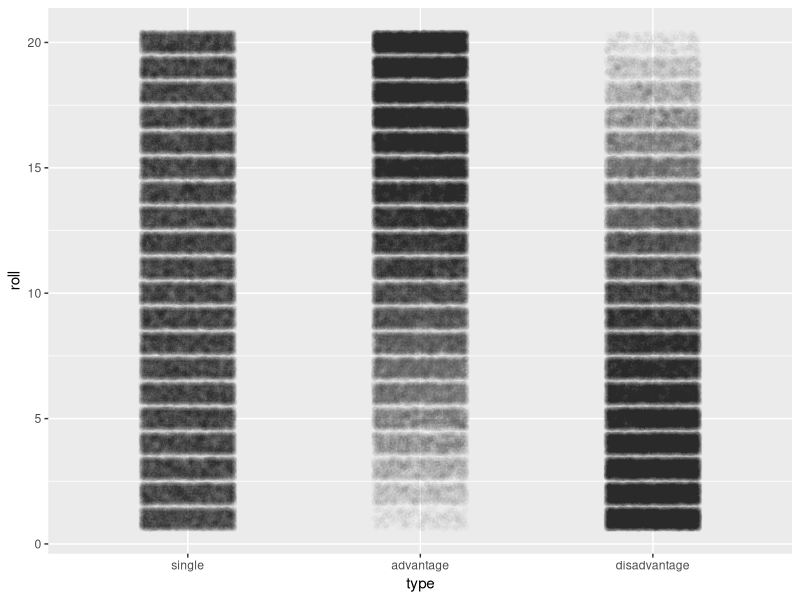
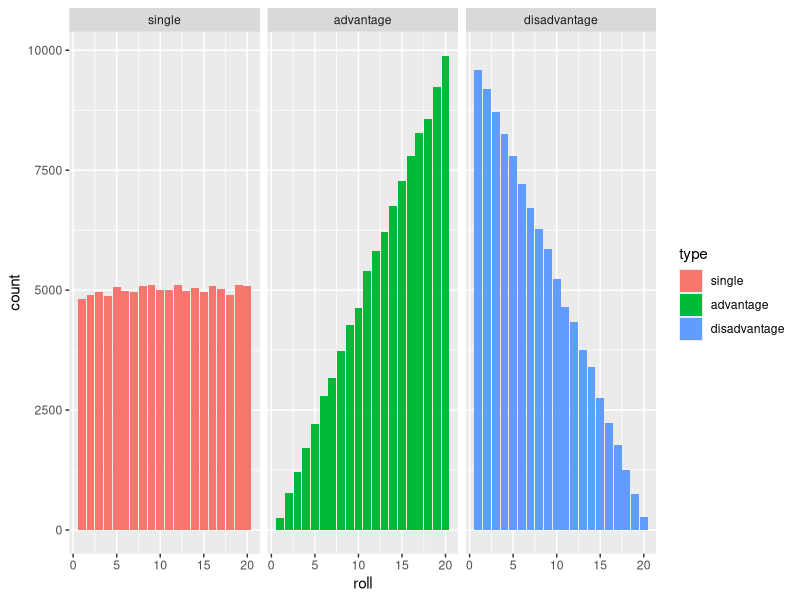

These charts were generated, in order, by the following R code:
## ---- chunk 1
N <- 100000
roll1 <- sample(1:20, N, replace=T)
roll2 <- sample(1:20, N, replace=T)
rolls <- data.frame(single=roll1, advantage=pmax(roll1, roll2), disadvantage=pmin(roll1, roll2))
summary(rolls)
## ---- chunk 2
library(reshape2)
r <- melt(rolls)
names(r) <- c("type", "roll")
library(ggplot2)
ggplot(r, aes(x=type, y=roll)) + geom_jitter(alpha=0.01, width=0.2)
## ---- chunk 3
p <- ggplot(r, aes(roll, fill=type)) + geom_bar()
p + facet_grid(. ~ type)
